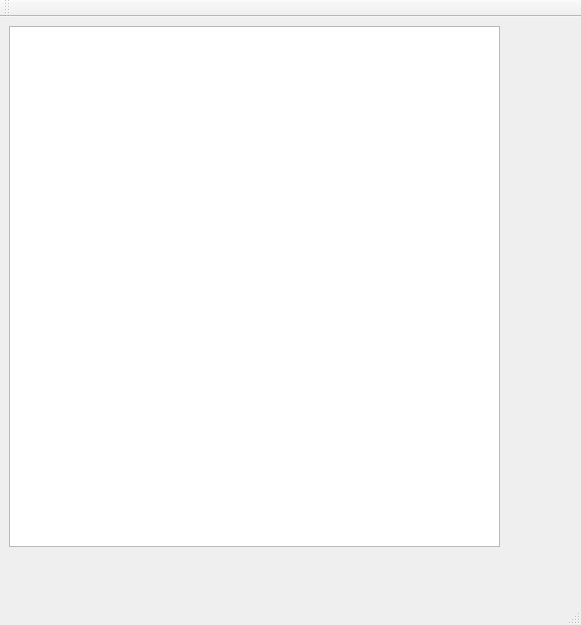
<?xml version="1.0" encoding="UTF-8"?>
<ui version="4.0">
 <class>MainWindow</class>
 <widget class="QMainWindow" name="MainWindow">
  <property name="geometry">
   <rect>
    <x>0</x>
    <y>0</y>
    <width>581</width>
    <height>625</height>
   </rect>
  </property>
  <property name="windowTitle">
   <string>MainWindow</string>
  </property>
  <widget class="QWidget" name="centralWidget">
   <widget class="BoardView" name="graphicsView">
    <property name="geometry">
     <rect>
      <x>9</x>
      <y>9</y>
      <width>491</width>
      <height>521</height>
     </rect>
    </property>
   </widget>
  </widget>
  <widget class="QMenuBar" name="menuBar">
   <property name="geometry">
    <rect>
     <x>0</x>
     <y>0</y>
     <width>581</width>
     <height>23</height>
    </rect>
   </property>
   <property name="defaultUp">
    <bool>true</bool>
   </property>
   <property name="nativeMenuBar">
    <bool>true</bool>
   </property>
  </widget>
  <widget class="QToolBar" name="mainToolBar">
   <property name="movable">
    <bool>true</bool>
   </property>
   <property name="floatable">
    <bool>false</bool>
   </property>
   <attribute name="toolBarArea">
    <enum>TopToolBarArea</enum>
   </attribute>
   <attribute name="toolBarBreak">
    <bool>false</bool>
   </attribute>
  </widget>
  <widget class="QStatusBar" name="statusBar"/>
 </widget>
 <layoutdefault spacing="6" margin="11"/>
 <customwidgets>
  <customwidget>
   <class>BoardView</class>
   <extends>QGraphicsView</extends>
   <header>boardview.h</header>
   <slots>
    <slot>paint()</slot>
   </slots>
  </customwidget>
 </customwidgets>
 <resources/>
 <connections/>
</ui>
